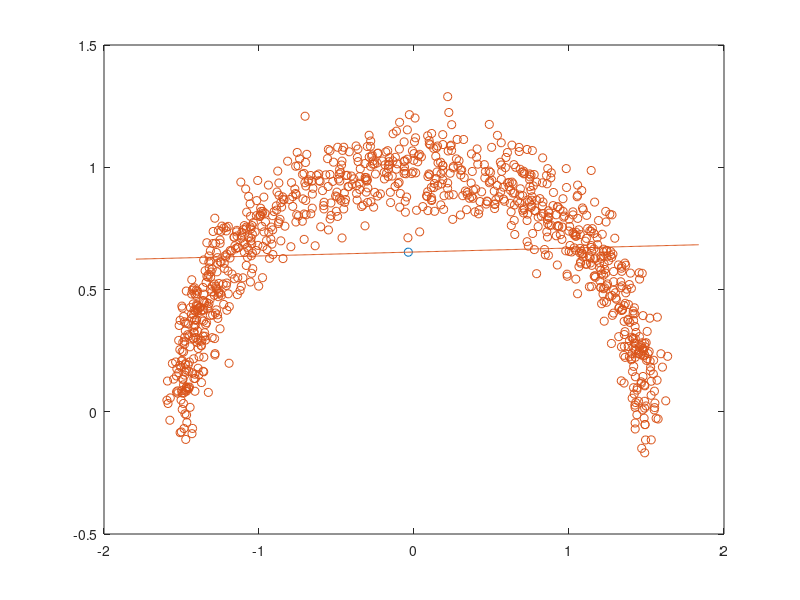

MATLAB code to generate this figure:

load('points2D_Set1.mat')
z = horzcat(x,y);
    n = size(z,1);
    a1 = ones(n)*z/n;
    x0 = a1(1,1);
    y0 = a1(1,2);
    a = z - a1;
    K = (a.')*a/n;
    [U,S,V] = svd(K);
    d = U(:,1);
    m = d(2)/d(1);
    l1 = linspace(min(x)-0.2,max(x)+0.2,500);
    l2 = m*(l1-x0) + y0;
    plot(x0,y0,'o',l1,l2)
    hold on
    scatter(x,y,c = 'blue')
    hold off
    
load('points2D_Set2.mat')
z = horzcat(x,y);
    n = size(z,1);
    a1 = ones(n)*z/n;
    x0 = a1(1,1);
    y0 = a1(1,2);
    a = z - a1;
    K = (a.')*a/n;
    [U,S,V] = svd(K);
    d = U(:,1);
    m = d(2)/d(1);
    l1 = linspace(min(x)-0.2,max(x)+0.2,500);
    l2 = m*(l1-x0) + y0;
    plot(x0,y0,'o',l1,l2)
    hold on
    scatter(x,y,c = 'blue')
    hold off
    